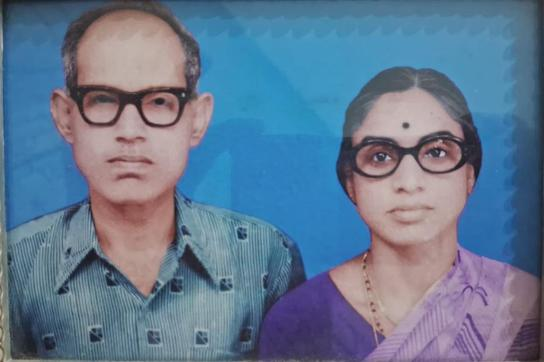
#> input picture images/family_in_laws.jpeg, 544 x 362 px
$ python -i make_topic_video.py   (imports and definitions only)
#> lines starting #> are read from the running program, lines starting #| are printed output that depends on the picture
#!/usr/bin/env python3
"""
make_topic_video.py — Render one recitation video per topic from the
English markdown source + the site's synced verse audio, in the style
of https://www.youtube.com/watch?v=fJt8dgAWw38&list=PLDiYyVdyo2Sc
(a shloka-by-shloka chant video), with these differences:

  - one video per topic (not per sarga)
  - English markdown is the source (Devanagari + IAST already sit
    side by side there)
  - the topic's illustration is shown alone for 3s before any audio
    starts
  - both Devanagari and IAST captions are shown together while each
    verse's audio plays
  - a 0.5s gap (image only, no captions) between verses

REQUIRES PYTHON 3.8+ (needs Pillow built with raqm — see
tools/add_meters.py for why; check with
`python3.9 -c "from PIL import features; print(features.check('raqm'))"`)
and `ffmpeg`/`ffprobe` on PATH.

USAGE
-----
  python3.9 tools/make_topic_video.py <sarga> <topic>
  python3.9 tools/make_topic_video.py 1 1

Reads:
  ../ganapati-sambavam/markdown/english/sarga-<n>/topic_<t>.md
  ../ganapati-sambavam/markdown/telugu/meta_data/chapter_topics.yaml
    (for this topic's starting verse number — same positional-
    numbering approach as export_shlokas.py)
  ../ganapati-sambavam/images/<topic image>
  audio/sarga-<n>-shloka-<v>.mp3 (or legacy gs_* naming)

Writes:
  videos/sarga-<n>/topic-<t>.mov (H.264 + AAC, editable in QuickTime)

A verse with no synced audio yet is skipped (logged), not guessed at
or padded with silence — the video just moves on to the next verse
that has one.
"""

import re
import subprocess
import sys
import tempfile
import shutil
from pathlib import Path

import yaml
from PIL import Image, ImageDraw, ImageFont, ImageFilter, ImageEnhance

SITE_DIR = Path(__file__).resolve().parent.parent
SRC_REPO = SITE_DIR.parent / "ganapati-sambavam"
EN_BASE = SRC_REPO / "markdown" / "english"
YAML_PATH = SRC_REPO / "markdown" / "telugu" / "meta_data" / "chapter_topics.yaml"
IMG_SRC = SRC_REPO / "images"
AUDIO_DIR = SITE_DIR / "audio"
VIDEOS_DIR = SITE_DIR / "videos"
FONTS_DIR = SRC_REPO / "publishing" / "fonts_cache"

DEVANAGARI_RE = re.compile(r'[ऄ-हऽ-ॡ०-९]')
BR_RE = re.compile(r'<br\s*/?>[ \t]*\n?', re.IGNORECASE)

# ── Video timing / layout ───────────────────────────────────────────
W, H = 1920, 1080
FPS = 30
INTRO_SECONDS = 3.0
GAP_SECONDS = 0.5
BG_COLOR = (12, 10, 8)
DEVA_COLOR = (255, 244, 224)
IAST_COLOR = (200, 186, 160)
IMG_MAX_W, IMG_MAX_H = 1700, 620
IMG_TOP = 60
DEVA_FONT_SIZE = 46
IAST_FONT_SIZE = 32
LINE_GAP = 14
CAPTION_MAX_WIDTH = 1740

DEVA_FONT_PATH = FONTS_DIR / "NotoSerifDevanagari-Regular.ttf"
IAST_FONT_PATH = FONTS_DIR / "NotoSerif-Italic.ttf"


# [92 lines left out: functions load_topic_start, parse_topic, audio_path_for, ffprobe_duration, wrap_text, not called in this run]


def make_background(topic_image):
    """Full-bleed blurred/darkened cover of the topic image, with the
    sharp image inset centered near the top — same backdrop reused for
    every frame in this video."""
#> called with topic_image = '../images/family_in_laws.jpeg'
    canvas = Image.new('RGB', (W, H), BG_COLOR)
    if topic_image is None:
        return canvas
    img = Image.open(topic_image).convert('RGB')
#> img is the input picture: PIL image 544x362 RGB; mean R, G, B 98.8, 120.6, 145.4

    # Cover-fit blurred backdrop.
    scale = max(W / img.width, H / img.height)
#> scale = 3.53
    bw, bh = int(img.width * scale) + 2, int(img.height * scale) + 2
#> bw = 1922; bh = 1279
    backdrop = img.resize((bw, bh), Image.LANCZOS)
    backdrop = backdrop.crop(((bw - W) // 2, (bh - H) // 2, (bw - W) // 2 + W, (bh - H) // 2 + H))
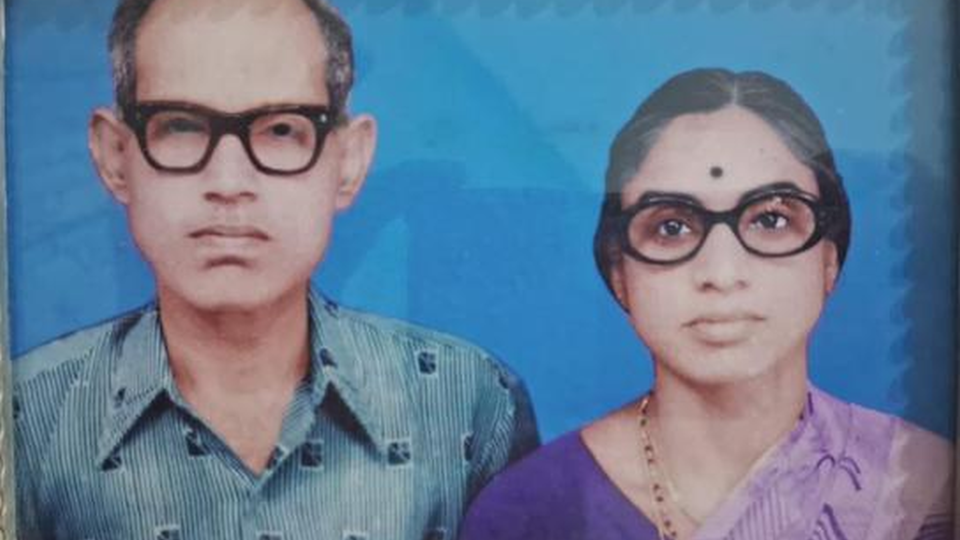
#> backdrop: PIL image 1920x1080 RGB (shown at 1/2 size); mean R, G, B 101, 123.9, 148.9
    backdrop = backdrop.filter(ImageFilter.GaussianBlur(40))
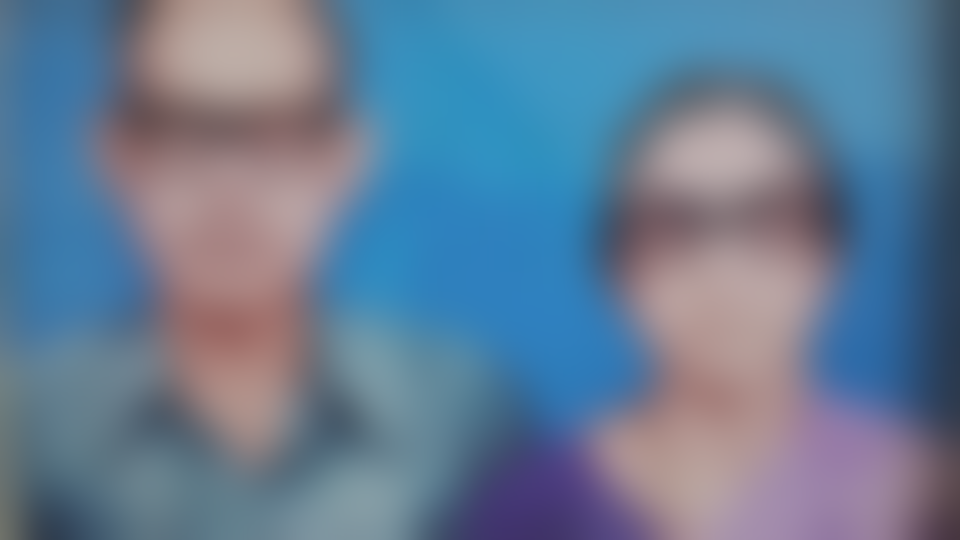
#> backdrop: PIL image 1920x1080 RGB (shown at 1/2 size); mean R, G, B 101.1, 123.8, 148.7
    backdrop = ImageEnhance.Brightness(backdrop).enhance(0.32)
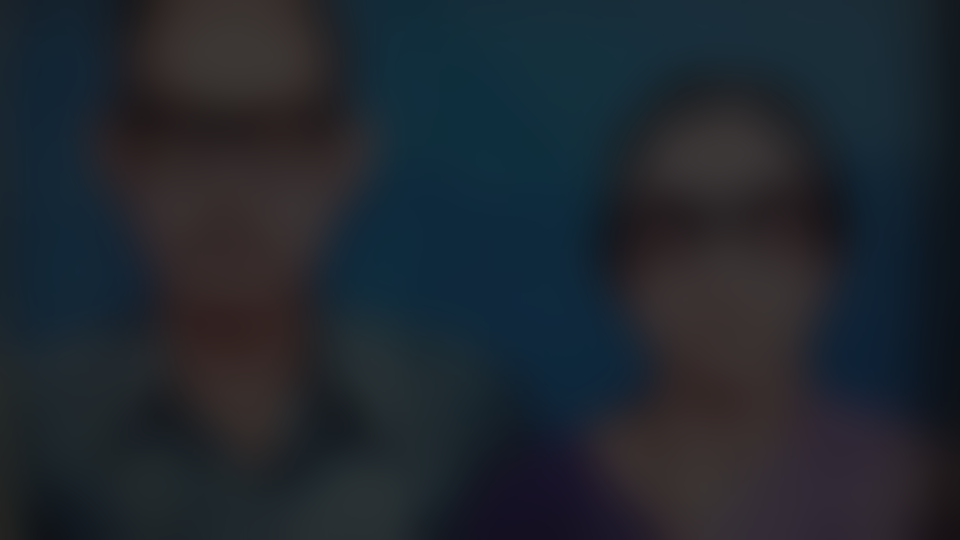
#> backdrop: PIL image 1920x1080 RGB (shown at 1/2 size); mean R, G, B 31.9, 39.2, 47.1
    canvas.paste(backdrop, (0, 0))

    # Sharp contain-fit inset.
    scale = min(IMG_MAX_W / img.width, IMG_MAX_H / img.height)
#> scale = 1.71
    fw, fh = int(img.width * scale), int(img.height * scale)
#> fw = 931; fh = 620
    fg = img.resize((fw, fh), Image.LANCZOS)
    canvas.paste(fg, ((W - fw) // 2, IMG_TOP))
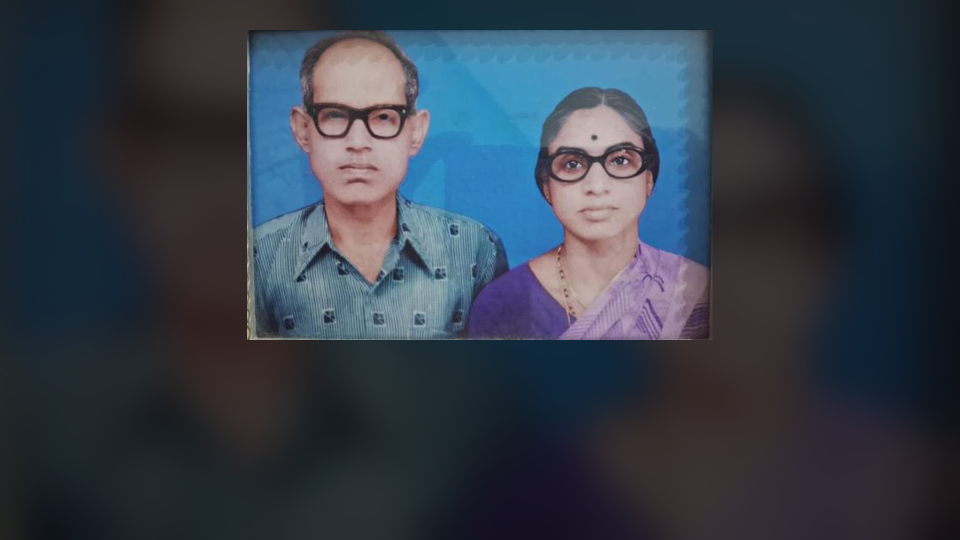
#> canvas: PIL image 1920x1080 RGB (shown at 1/2 size); mean R, G, B 51.5, 60.9, 73
    return canvas


# [39 lines left out: functions wrap_padas, render_caption_frame, not called in this run]


def run(cmd):
    subprocess.run(cmd, check=True, stdout=subprocess.DEVNULL, stderr=subprocess.PIPE)


# [98 lines left out: functions make_silent_clip, make_verse_clip, main, not called in this run]


# [2 lines not run here, left out]

>>> result = make_background('../images/family_in_laws.jpeg')

$ run again, on images/family_parents.png
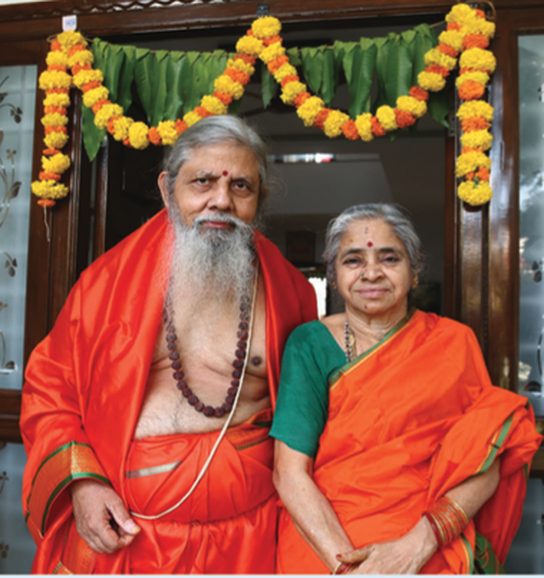
#> input picture images/family_parents.png, 544 x 578 px
#> in make_background, `backdrop = backdrop.filter(ImageFilter.GaussianBlur(40))`:
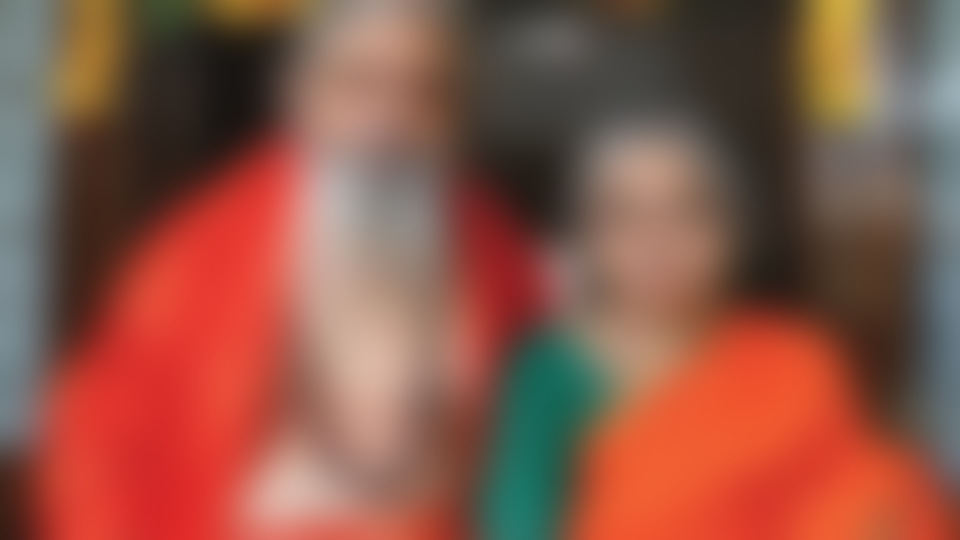
#> backdrop: PIL image 1920x1080 RGB (shown at 1/2 size); mean R, G, B 139.1, 86.3, 71.8
#> in make_background, `canvas.paste(fg, ((W - fw) // 2, IMG_TOP))`:
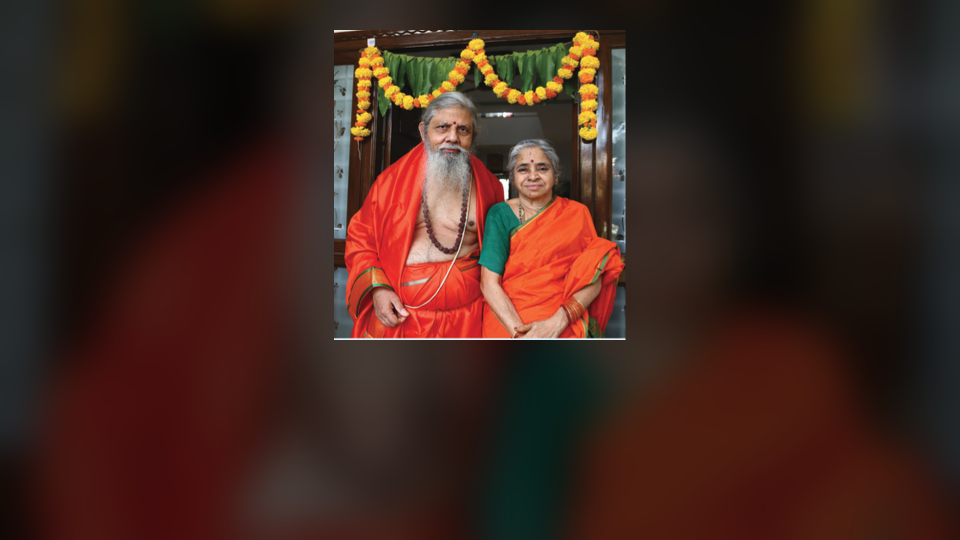
#> canvas: PIL image 1920x1080 RGB (shown at 1/2 size); mean R, G, B 62.1, 37, 29.3

$ run again, on images/family_seetarama.png
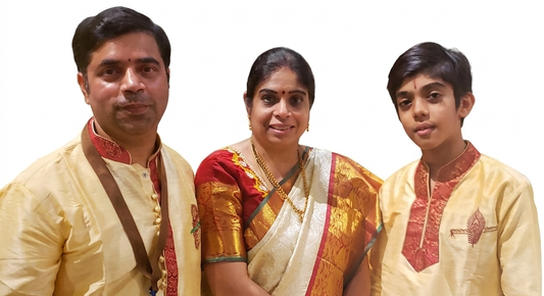
#> input picture images/family_seetarama.png, 544 x 296 px
#> in make_background, `backdrop = backdrop.filter(ImageFilter.GaussianBlur(40))`:
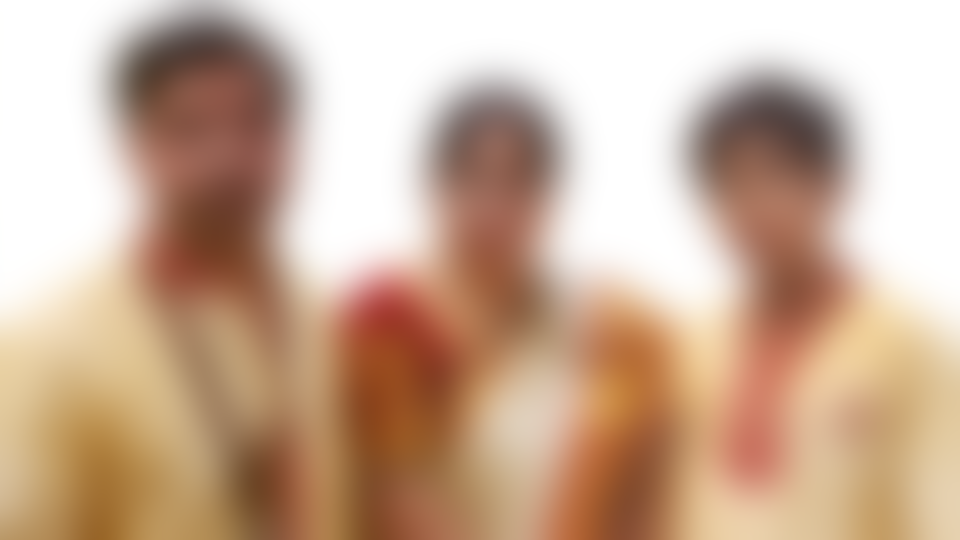
#> backdrop: PIL image 1920x1080 RGB (shown at 1/2 size); mean R, G, B 202.9, 174.6, 153.3
#> in make_background, `canvas.paste(fg, ((W - fw) // 2, IMG_TOP))`:
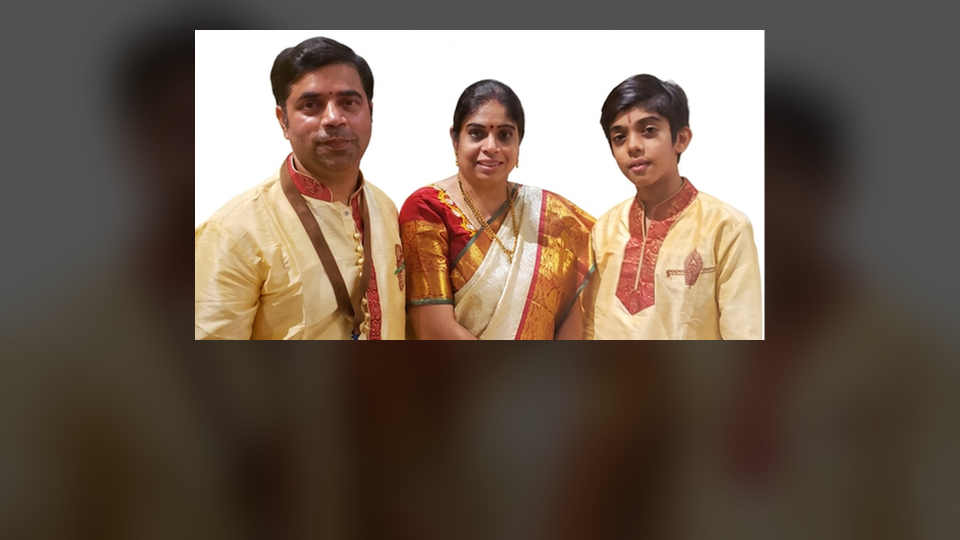
#> canvas: PIL image 1920x1080 RGB (shown at 1/2 size); mean R, G, B 112.1, 96.2, 83.4
